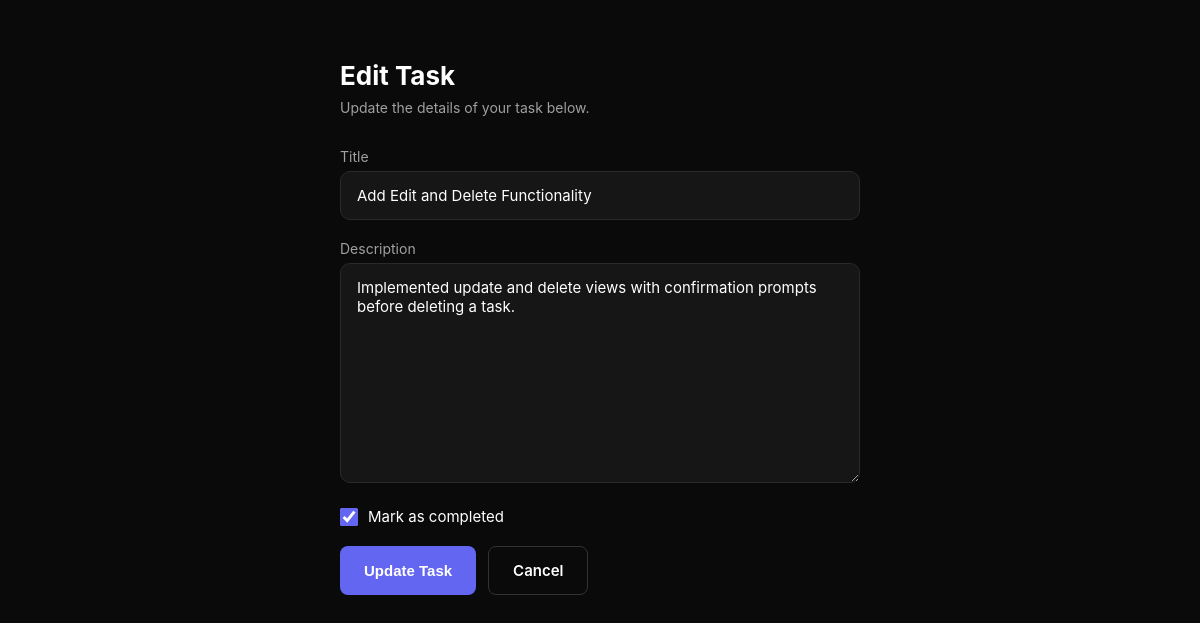
Screenshot of /update/23/ with the database file from the repository.
### tasks/models.py (models this page shows, shortened)
class Task(models.Model):
    user = models.ForeignKey(User, on_delete=models.CASCADE, related_name='tasks', null=True, blank=True)
    title = models.CharField(max_length=200)
    description = models.TextField(blank=True, default='')
    done = models.BooleanField(default=False)
    created = models.DateTimeField(auto_now_add=True)

### tasks/views.py (the view)
# urls.py: path('update/<int:id>/', views.update_task, name='update_task'),
def update_task(request, id):
    task = get_object_or_404(Task, id=id)
    form = TaskForm(request.POST or None, instance=task)
    if form.is_valid():
        form.save()
        return redirect('home')
    return render(request, 'create_task.html', {'form': form})

### tasks/forms.py
class TaskForm(forms.ModelForm):
    class Meta:
        model = Task
        fields = ['title', 'description', 'done']

### tasks/templates/create_task.html (shortened to what this page needs)
<!DOCTYPE html>
<html lang="en">
<head>
</head>
<body>
    <div class="form-container">
        {% if form.instance.pk %}
            <h1>Edit Task</h1>
            <p class="subtitle">Update the details of your task below.</p>
        {% else %}
            <h1>Add a New Task</h1>
            <p class="subtitle">Fill in the details to create a new task.</p>
        {% endif %}
        <form method="post">
            <p>
                <label for="{{ form.title.id_for_label }}">Title</label>
                {{ form.title }}
            </p>
            <p>
                <label for="{{ form.description.id_for_label }}">Description</label>
                {{ form.description }}
            </p>
            <p class="checkbox-row">
                {{ form.done }}
                <label for="{{ form.done.id_for_label }}">Mark as completed</label>
            </p>
            <div class="form-actions">
                <button type="submit" class="btn-submit">
                    {% if form.instance.pk %}Update Task{% else %}Create Task{% endif %}
                </button>
                <a href="{% url 'home' %}" class="btn-cancel">Cancel</a>
            </div>
        </form>
    </div>
</body>
</html>

### tasks/templates/create_task.html (style rules this page uses)
* { margin: 0; padding: 0; box-sizing: border-box; }
body { background-color: #0a0a0a; color: #ffffff; font-family: -apple-system, BlinkMacSystemFont, "Segoe UI", Roboto, sans-serif; min-height: 100vh; display: flex; justify-content: center; align-items: flex-start; padding: 60px 20px; }
.form-container { width: 100%; max-width: 520px; }
.form-container h1 { font-size: 26px; font-weight: 700; margin-bottom: 8px; }
.form-container .subtitle { font-size: 14px; color: #a0a0a0; margin-bottom: 32px; }
form p { margin-bottom: 20px; text-align: left; }
form label { display: block; font-size: 14px; color: #a0a0a0; margin-bottom: 6px; }
form input[type="text"], form textarea { width: 100%; padding: 14px 16px; border-radius: 10px; border: 1px solid #2a2a2a; background-color: #161616; color: #ffffff; font-size: 15px; font-family: inherit; outline: none; }
form textarea { resize: vertical; min-height: 140px; }
.checkbox-row { display: flex; align-items: center; gap: 10px; }
.checkbox-row input[type="checkbox"] { width: 18px; height: 18px; accent-color: #6366f1; }
.checkbox-row label { margin-bottom: 0; color: #ffffff; font-size: 15px; }
.form-actions { display: flex; gap: 12px; margin-top: 8px; }
.btn-submit { background-color: #6366f1; color: #ffffff; border: none; padding: 14px 24px; border-radius: 8px; font-weight: 600; font-size: 15px; cursor: pointer; }
.btn-cancel { text-decoration: none; border: 1px solid #333333; color: #ffffff; padding: 14px 24px; border-radius: 8px; font-weight: 600; font-size: 15px; display: inline-flex; align-items: center; }

### rows the page displays
Task: title "Add Edit and Delete Functionality", description "Implemented update and delete views with confirmation prompts before deleting a task.", done "☑"
